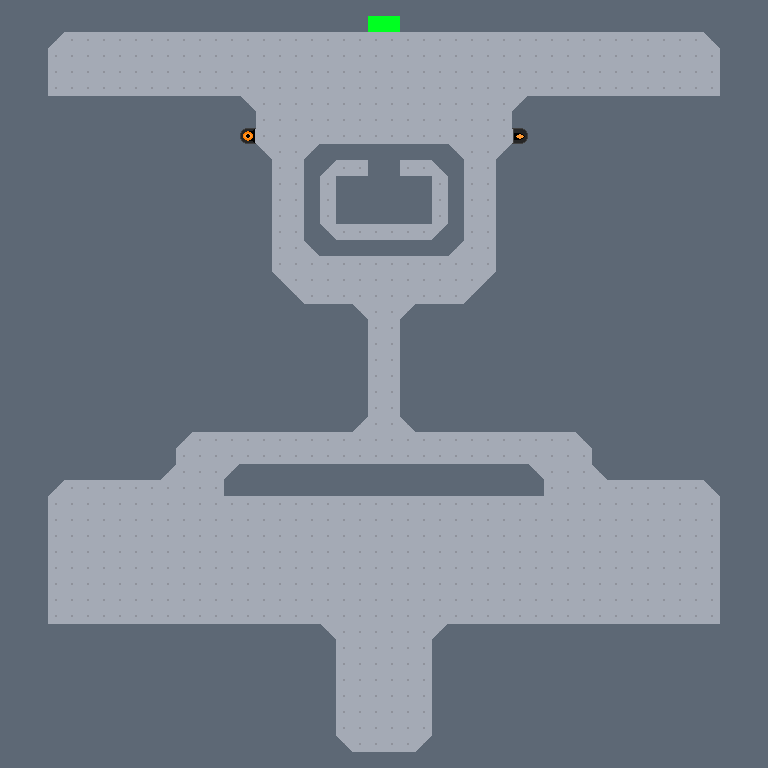

Tiled map render using the project's own tile images. Description and the map definition, with tile-layer contents summarised, below:
An orthogonal 48x48 tile map with 16x16 px tiles, 2 tile layers (background layer, wall layer) and 5 objects (2x Spawner, PlayerSpawn).

<map version="1.10" tiledversion="1.11.0" orientation="orthogonal" renderorder="right-down" width="48" height="48" tilewidth="16" tileheight="16" infinite="0" nextlayerid="4" nextobjectid="10">
 <tileset firstgid="1" source="../tilesets/tileset16x.tsx" />
 <layer id="1" name="background layer" width="48" height="48">
  <data>[2304 cells, 2304 non-empty, 1 distinct tile ids]</data>
 </layer>
 <layer id="2" name="wall layer" width="48" height="48">
  <data>[2304 cells, 1536 non-empty, 8 distinct tile ids]</data>
 </layer>
 <objectgroup id="3" name="object layer">
  <object id="1" template="../templates/SpawnerTrigger-rect.tx" x="336" y="368" width="80" height="64">
   <properties>
    <property name="spawner_id" type="object" value="5" />
   </properties>
  </object>
  <object id="2" template="../templates/PlayerSpawn.tx" type="PlayerSpawn" x="384" y="704" />
  <object id="5" type="Spawner" x="248" y="136">
   <properties>
    <property name="active" type="bool" value="false" />
    <property name="delay" type="float" value="0.2" />
    <property name="immediate" type="bool" value="false" />
    <property name="interval" type="float" value="4" />
    <property name="num_spawn" type="int" value="1" />
    <property name="repeats" type="bool" value="false" />
   </properties>
   <point />
  </object>
  <object id="8" type="Spawner" x="520" y="136">
   <properties>
    <property name="active" type="bool" value="false" />
    <property name="delay" type="float" value="0.35" />
    <property name="immediate" type="bool" value="false" />
    <property name="interval" type="float" value="4.3" />
    <property name="num_spawn" type="int" value="1" />
    <property name="repeats" type="bool" value="false" />
   </properties>
   <point />
  </object>
  <object id="9" template="../templates/SpawnerTrigger-rect.tx" x="352" y="352" width="80" height="80">
   <properties>
    <property name="spawner_id" type="object" value="8" />
   </properties>
  </object>
 </objectgroup>
</map>